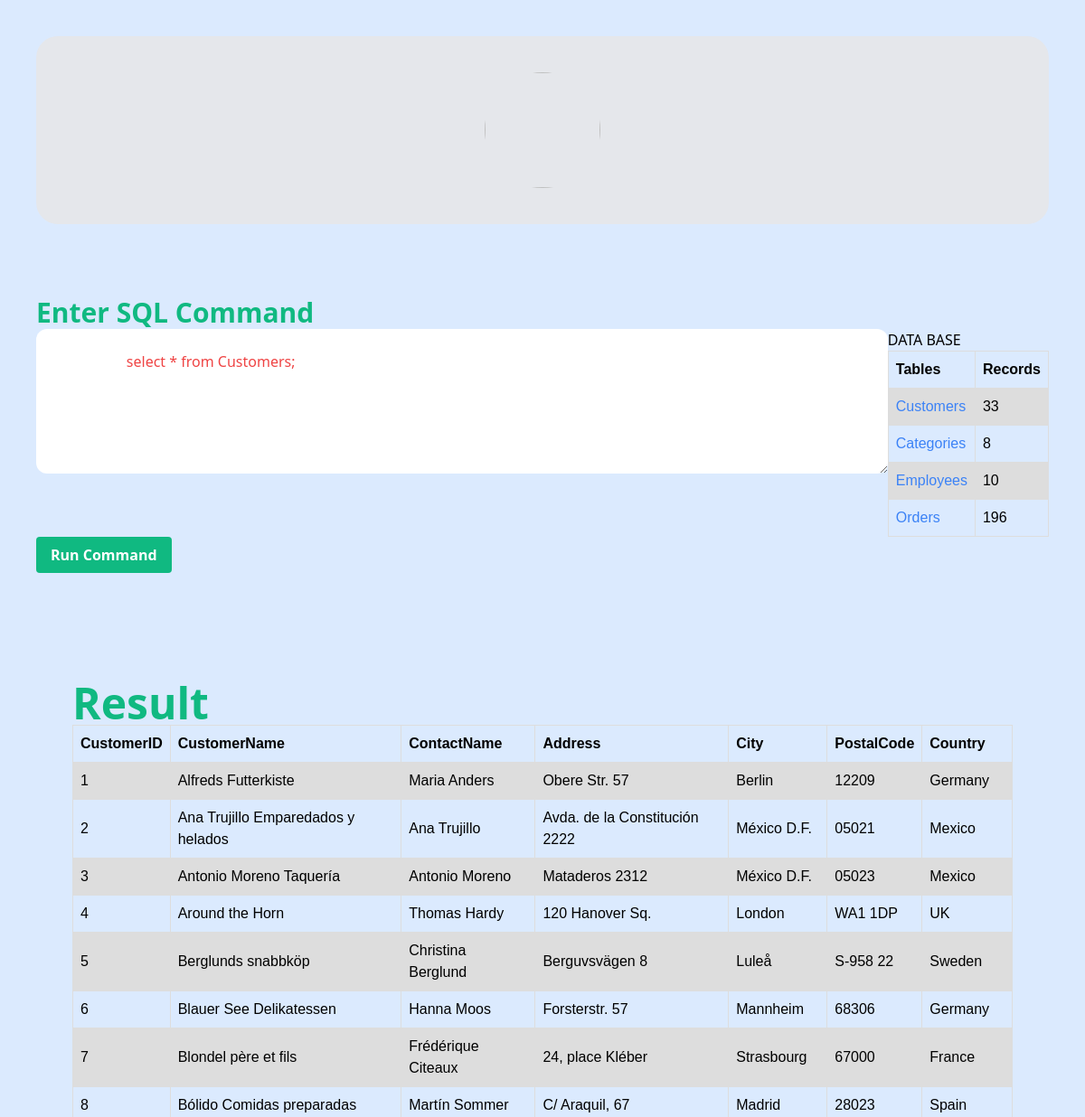
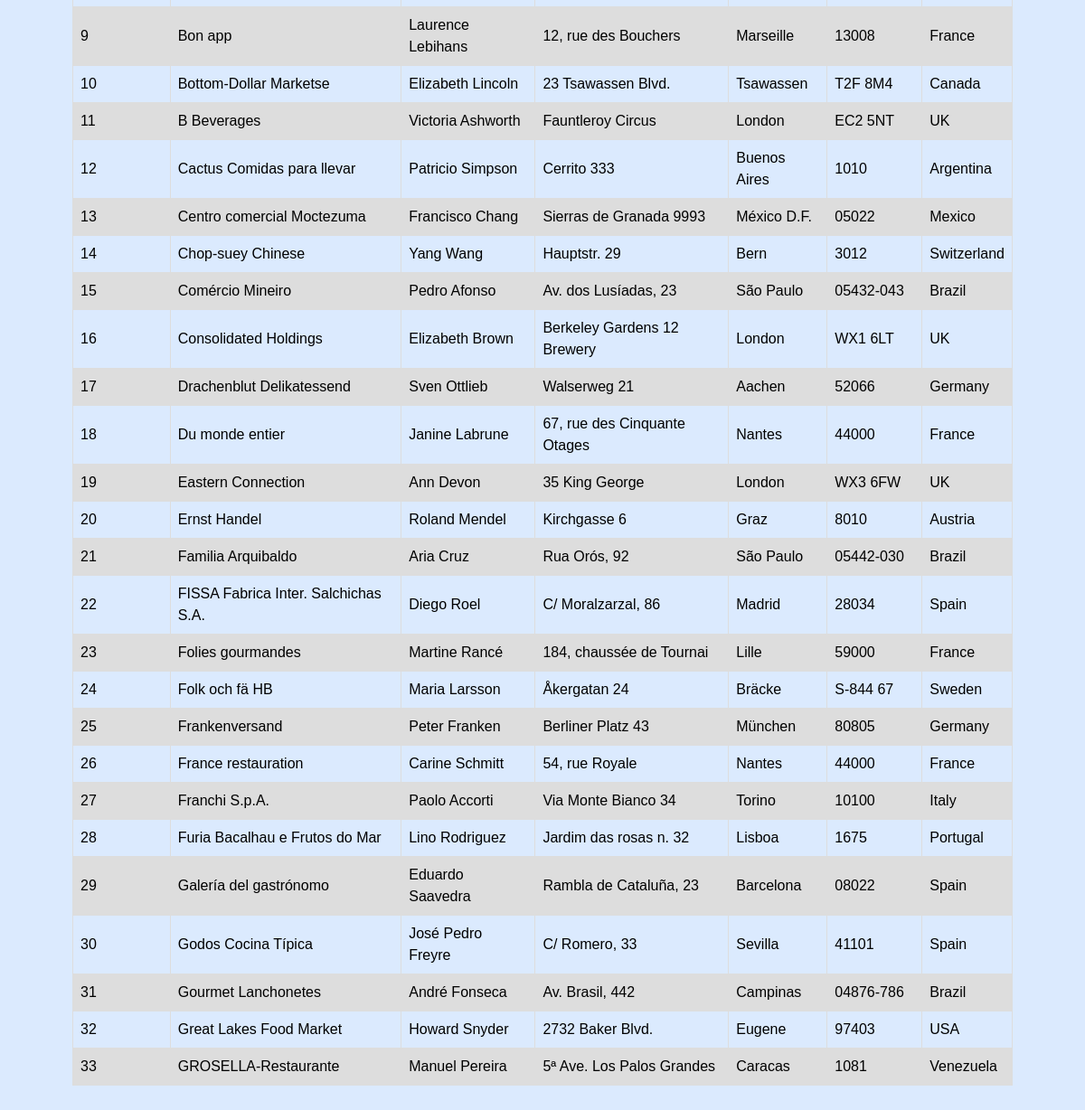
The page / on the database its author committed (2 pictures, top to bottom).
### tables this page shows
CREATE TABLE 'customers' (
  'CustomerID' int(11) NOT NULL,
  'CustomerName' varchar(255) DEFAULT NULL,
  'ContactName' varchar(255) DEFAULT NULL,
  'Address' varchar(255) DEFAULT NULL,
  'City' varchar(255) DEFAULT NULL,
  'PostalCode' varchar(255) DEFAULT NULL,
  'Country' varchar(255) DEFAULT NULL
);

### main.py (the view)
@app.route('/' , methods=['GET', 'POST'])
def sql(command = ''):
        try:
            if request.method == "POST":
                command = request.form.get("msg")
            if command == '':
                command = "select * from Customers;"
            connection = sqlite3.connect('database.db')
            cursor = connection.cursor()
            print(str(command))
            cursor.execute(str(command))
            result = cursor.fetchall()
            if result:
                name = []
                for i in range(len(cursor.description)):
                    name.append(cursor.description[i][0])
                data = []
                for i in result:
                    data.append(i)
                connection.commit()
            cursor.close()
            if(connection):
                connection.close()
            if result:
                return render_template('index.html' , len_of_name=len(name), len_of_data=len(data),name=name, data=data , command=str(command) , error='')
            else:
                return render_template('index.html' , len_of_name=0, len_of_data=0,name=[], data=[] , command=str(command) , error='')
        except sqlite3.Error as error:
            error = error
            return render_template('index.html' , error=error)
        except Exception():
            return render_template('index.html')

### Templates/index.html (shortened to what this page needs)
<!DOCTYPE html>
<html lang="en">
<head>
    <link href="https://unpkg.com/tailwindcss@^2/dist/tailwind.min.css" rel="stylesheet">
</head>
<body class="bg-blue-100">
    <figure class="mx-10 bg-gray-200 rounded-3xl p-8 py-10 my-10">
        <img class="animate-bounce w-32 h-32 rounded-full mx-auto" src="https://avatars.githubusercontent.com/u/71139852" alt="" width="384" height="512">
      </figure>
    <div>
        <div class="p-10 card bg-base-200 gride">
            <form action="{{url_for('sql')}}"  method="POST">
            <div class="form-control">
              <label class="label">
                <h1 class="text-green-500 font-extrabold text-3xl" >Enter SQL Command</h1>
              </label>
              <div class="flex">
                <textarea rows="5" placeholder=" Enter SQL Command"name="msg" class="w-full textarea width-text h-40 rounded-xl text-red-500 textarea-ghost">
                    {%if command%}
                        {{command}}
                    {%endif%}
                </textarea>
                  <div class="gride">
                    <h2 class="text-bold text-black">DATA BASE</h2>
                    <table border="2">
                      <tr>
                        <th>Tables</th>
                        <th>Records</th>
                      </tr>
                      <tr>
                        <td><a class="text-blue-500" href="/Customers">Customers</a></td>
                        <td>33</td>
                      </tr>
                      <tr>
                        <td><a class="text-blue-500" href="/Categories">Categories</a></td>
                        <td>8</td>
                      </tr>
                      <tr>
                        <td><a class="text-blue-500" href="/Employees">Employees</a></td>
                        <td>10</td>
                      </tr>
                      <tr>
                        <td><a class="text-blue-500" href="/Orders">Orders</a></td>
                        <td>196</td>
                      </tr>
                    </table>
                  </div>
              </div>
            </div>
            <button type="submit" class="place-items-center bg-green-500 hover:bg-green-700 text-white font-bold py-2  px-4 rounded">
                Run Command
              </button>
            </form>
        </div>
    </div>
    <div class="flex flex-1 m-10 p-10">
        <div class="gride">
            <Label class="label">
                <h1 class="text-green-500 font-extrabold text-5xl" >Result</h1>
            </Label>
            {% if not error %}
            <table class="table-auto">
                {%for i in range(len_of_name)%}
                <th>
                    {{name[i] }}
                </th>
                {%endfor%}
                {%for i in range(0 , len_of_data) %}
                <tr class="bg-emerald-200">
                    {%for j in range(0 , len_of_name) %}
                        <td>
                            {{data[i][j]}}
                        </td>
                    {%endfor%}
                </tr>
                {%endfor%}
            </table>
        {%endif%}
        </div>
    </div>
</body>
</html>

### Templates/index.html (style rules this page uses)
table { font-family: arial, sans-serif; border-collapse: collapse; align-items: right; }
td, th { border: 1px solid #dddddd; text-align: left; padding: 8px; }
tr:nth-child(even) { background-color: #dddddd; }

### rows shown on the page
customers: CustomerID "1" "Alfreds Futterkiste" "Maria Anders" "Obere Str. 57" "Berlin" "12209" "Germany"
customers: CustomerID "2" "Ana Trujillo Emparedados y helados" "Ana Trujillo" "Avda. de la Constitución 2222" "México D.F." "05021" "Mexico"
customers: CustomerID "3" "Antonio Moreno Taquería" "Antonio Moreno" "Mataderos 2312" "México D.F." "05023" "Mexico"
customers: CustomerID "4" "Around the Horn" "Thomas Hardy" "120 Hanover Sq." "London" "WA1 1DP" "UK"
customers: CustomerID "5" "Berglunds snabbköp" "Christina Berglund" "Berguvsvägen 8" "Luleå" "S-958 22" "Sweden"
customers: CustomerID "6" "Blauer See Delikatessen" "Hanna Moos" "Forsterstr. 57" "Mannheim" "68306" "Germany"
customers: CustomerID "7" "Blondel père et fils" "Frédérique Citeaux" "24, place Kléber" "Strasbourg" "67000" "France"
customers: CustomerID "8" "Bólido Comidas preparadas" "Martín Sommer" "C/ Araquil, 67" "Madrid" "28023" "Spain"
customers: CustomerID "9" "Bon app" "Laurence Lebihans" "12, rue des Bouchers" "Marseille" "13008" "France"
customers: CustomerID "10" "Bottom-Dollar Marketse" "Elizabeth Lincoln" "23 Tsawassen Blvd." "Tsawassen" "T2F 8M4" "Canada"
customers: CustomerID "11" "B Beverages" "Victoria Ashworth" "Fauntleroy Circus" "London" "EC2 5NT" "UK"
customers: CustomerID "12" "Cactus Comidas para llevar" "Patricio Simpson" "Cerrito 333" "Buenos Aires" "1010" "Argentina"
customers: CustomerID "13" "Centro comercial Moctezuma" "Francisco Chang" "Sierras de Granada 9993" "México D.F." "05022" "Mexico"
customers: CustomerID "14" "Chop-suey Chinese" "Yang Wang" "Hauptstr. 29" "Bern" "3012" "Switzerland"
customers: CustomerID "15" "Comércio Mineiro" "Pedro Afonso" "Av. dos Lusíadas, 23" "São Paulo" "05432-043" "Brazil"
customers: CustomerID "16" "Consolidated Holdings" "Elizabeth Brown" "Berkeley Gardens 12 Brewery" "London" "WX1 6LT" "UK"
customers: CustomerID "17" "Drachenblut Delikatessend" "Sven Ottlieb" "Walserweg 21" "Aachen" "52066" "Germany"
customers: CustomerID "18" "Du monde entier" "Janine Labrune" "67, rue des Cinquante Otages" "Nantes" "44000" "France"
customers: CustomerID "19" "Eastern Connection" "Ann Devon" "35 King George" "London" "WX3 6FW" "UK"
customers: CustomerID "20" "Ernst Handel" "Roland Mendel" "Kirchgasse 6" "Graz" "8010" "Austria"
customers: CustomerID "21" "Familia Arquibaldo" "Aria Cruz" "Rua Orós, 92" "São Paulo" "05442-030" "Brazil"
customers: CustomerID "22" "FISSA Fabrica Inter. Salchichas S.A." "Diego Roel" "C/ Moralzarzal, 86" "Madrid" "28034" "Spain"
customers: CustomerID "23" "Folies gourmandes" "Martine Rancé" "184, chaussée de Tournai" "Lille" "59000" "France"
customers: CustomerID "24" "Folk och fä HB" "Maria Larsson" "Åkergatan 24" "Bräcke" "S-844 67" "Sweden"
customers: CustomerID "25" "Frankenversand" "Peter Franken" "Berliner Platz 43" "München" "80805" "Germany"
customers: CustomerID "26" "France restauration" "Carine Schmitt" "54, rue Royale" "Nantes" "44000" "France"
customers: CustomerID "27" "Franchi S.p.A." "Paolo Accorti" "Via Monte Bianco 34" "Torino" "10100" "Italy"
customers: CustomerID "28" "Furia Bacalhau e Frutos do Mar" "Lino Rodriguez" "Jardim das rosas n. 32" "Lisboa" "1675" "Portugal"
customers: CustomerID "29" "Galería del gastrónomo" "Eduardo Saavedra" "Rambla de Cataluña, 23" "Barcelona" "08022" "Spain"
customers: CustomerID "30" "Godos Cocina Típica" "José Pedro Freyre" "C/ Romero, 33" "Sevilla" "41101" "Spain"
customers: CustomerID "31" "Gourmet Lanchonetes" "André Fonseca" "Av. Brasil, 442" "Campinas" "04876-786" "Brazil"
customers: CustomerID "32" "Great Lakes Food Market" "Howard Snyder" "2732 Baker Blvd." "Eugene" "97403" "USA"
customers: CustomerID "33" "GROSELLA-Restaurante" "Manuel Pereira" "5ª Ave. Los Palos Grandes" "Caracas" "1081" "Venezuela"

### other values the page prints
{{ name[i] }} "CustomerID" "CustomerName" "ContactName" "Address" "City" "PostalCode" "Country"
